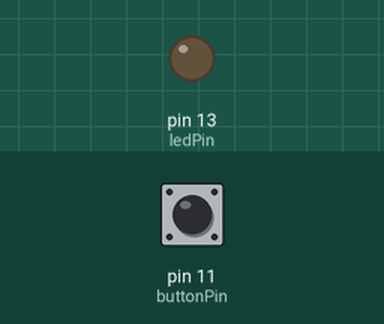
Simulated run of this sketch. Board: Arduino Uno, built with avr-gcc and run on an emulated ATmega328P. Shown: output pins drawn as LEDs (lit = HIGH). The inputs (shaded band) are chosen by the test bench; at power-on: pin 11 (buttonPin) HIGH.

Above: at 1.2 s.
1.3 s: pin 11 (buttonPin) pulled LOW for 0.15 s
At 1.37 s:
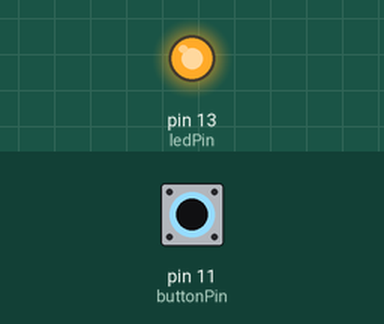
2.9 s: pin 11 (buttonPin) pulled LOW for 3.2 s
At 7.5 s:
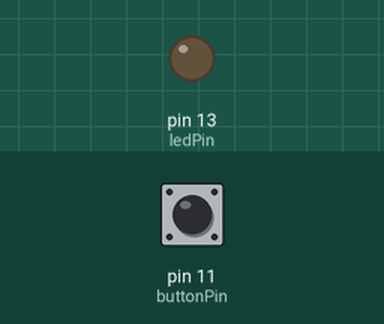
Timing chart, 0 to 9.0 s (numbered marks = the images above; inputs shaded):
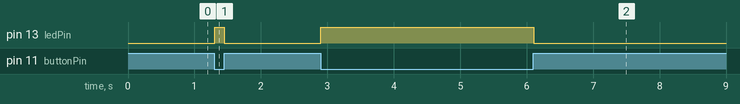

Measured:
- after the input at 1.3 s, pin 13 (ledPin): LOW → HIGH at once, → LOW 0.15 s later
- after the input at 2.9 s, pin 13 (ledPin): LOW → HIGH at once, → LOW 3.2 s later

The sketch:

ch06_4.ino
```cpp
int buttonPin = 11;
int ledPin = 13;

void setup() {
  pinMode(buttonPin, INPUT);
  pinMode(ledPin, OUTPUT);
}

void loop() {
  int buttonState = digitalRead(buttonPin);
  if (buttonState == LOW) {
    digitalWrite(ledPin, HIGH);
  } else {
    digitalWrite(ledPin, LOW);
  }
  delay(10);
}
```
